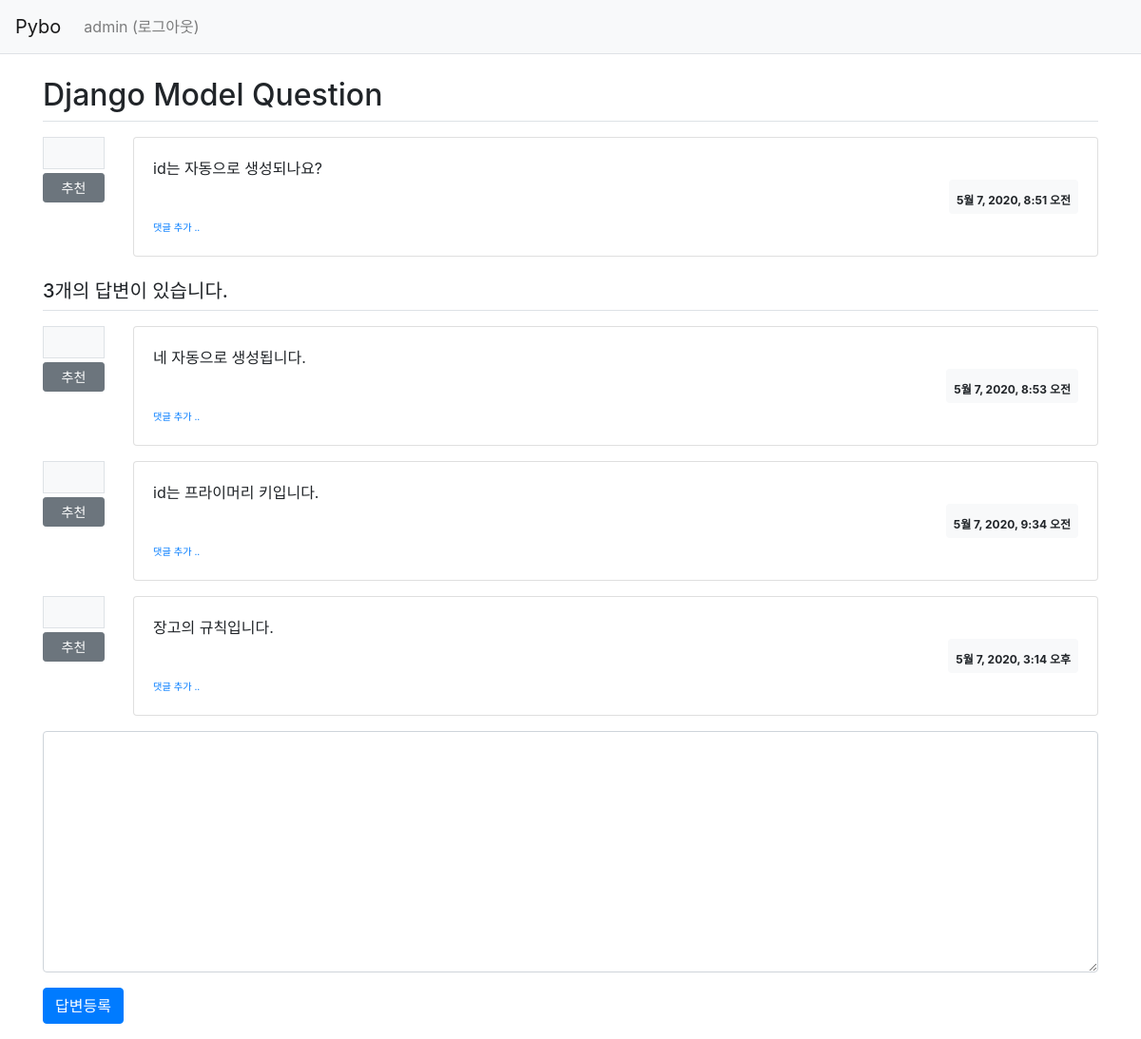
Screenshot of /pybo/2/ (signed in) with the database file from the repository.
### pybo/models.py (models this page shows, shortened)
class Question(models.Model):
    subject = models.CharField(max_length=200)
    content = models.TextField()
    create_date = models.DateTimeField()

class Answer(models.Model):
    question = models.ForeignKey(Question, on_delete=models.CASCADE)
    content = models.TextField()
    create_date = models.DateTimeField()

### pybo/views.py (the view)
# urls.py: path('<int:question_id>/', views.detail, name='detail'),
def detail(request, question_id):
    question = get_object_or_404(Question, pk=question_id)
    context = {'question':question}
    return render(request,'pybo/question_detail.html',context)

### templates/pybo/question_detail.html (shortened to what this page needs)
{% extends 'base.html' %}
{% load pybo_filter %}
{% block content %}
<div class="container my-3">
    <h2 class="border-bottom py-2">{{ question.subject }}</h2>
    <div class="row my-3">
        <div class="col-1">
            <div class="bg-light text-center p-3 border font-weight-bolder mb-1">{{question.voter.count}}</div>
            <a href="#" data-uri="{% url 'pybo:vote_question' question.id  %}"
               class="recommend btn btn-sm btn-secondary btn-block my-1">추천</a>
        </div>
        <div class="col-11">
            <div class="card">
                <div class="card-body">
                    <div class="card-text">{{ question.content|mark }}</div>
                    <div class="d-flex justify-content-end">
                        <div class="badge badge-light p-2 text-left">
                            <div>{{ question.create_date }}</div>
                        </div>
                    </div>
                    <div>
                        <a href="{% url 'pybo:comment_create_question' question.id  %}"
                           class="small"><small>댓글 추가 ..</small></a>
                    </div>
                </div>
            </div>
        </div>
    </div>
    <h5 class="border-bottom my-3 py-2">{{question.answer_set.count}}개의 답변이 있습니다.</h5>
    {% for answer in question.answer_set.all %}
    <div class="row my-3">
        <div class="col-1">
            <div class="bg-light text-center p-3 border font-weight-bolder mb-1">{{answer.voter.count}}</div>
            <a href="#" data-uri="{% url 'pybo:vote_answer' answer.id  %}"
                class="recommend btn btn-sm btn-secondary btn-block my-1">추천</a>
        </div>
        <div class="col-11">
            <div class="card">
                <div class="card-body">
                    <div class="card-text">{{ answer.content|mark }}</div>
                    <div class="d-flex justify-content-end">
                        <div class="badge badge-light p-2 text-left">
                            <div>{{ answer.create_date }}</div>
                        </div>
                    </div>
                    <div>
                        <a href="{% url 'pybo:comment_create_answer' answer.id  %}"
                           class="small"><small>댓글 추가 ..</small></a>
                    </div>
                </div>
            </div>
        </div>
    </div>
    {% endfor %}
    <form action="{% url 'pybo:answer_create' question.id %}" method="post" class="my-3">
        <div class="form-group">
            <textarea {% if not user.is_authenticated %}disabled{% endif %}
              name="content" id="content" class="form-control" rows="10"></textarea>
        </div>
        <input type="submit" value="답변등록" class="btn btn-primary">
    </form>
</div>
{% endblock %}

### templates/navbar.html (shortened to what this page needs)
<nav class="navbar navbar-expand-lg navbar-light bg-light border-bottom">
    <a class="navbar-brand" href="{% url 'pybo:index' %}">Pybo</a>
    <div class="collapse navbar-collapse flex-grow-0" id="navbarNav">
        <ul class="navbar-nav">
            <li class="nav-item ">
                {% if user.is_authenticated %}
                <a class="nav-link" href="{% url 'common:logout' %}">{{ user.username }} (로그아웃)</a>
                {% else %}
                <a class="nav-link" href="{% url 'common:login' %}">로그인</a>
                {% endif %}
            </li>
        </ul>
    </div>
</nav>

### rows the page displays
Question: subject "Django Model Question", content|mark "id는 자동으로 생성되나요?", create_date "5월 7, 2020, 8:51 오전", answer_set.count "3"
Answer: content|mark "네 자동으로 생성됩니다.", create_date "5월 7, 2020, 8:53 오전"
Answer: content|mark "id는 프라이머리 키입니다.", create_date "5월 7, 2020, 9:34 오전"
Answer: content|mark "장고의 규칙입니다.", create_date "5월 7, 2020, 3:14 오후"

### other values shown
{{ user.username }} "admin"
